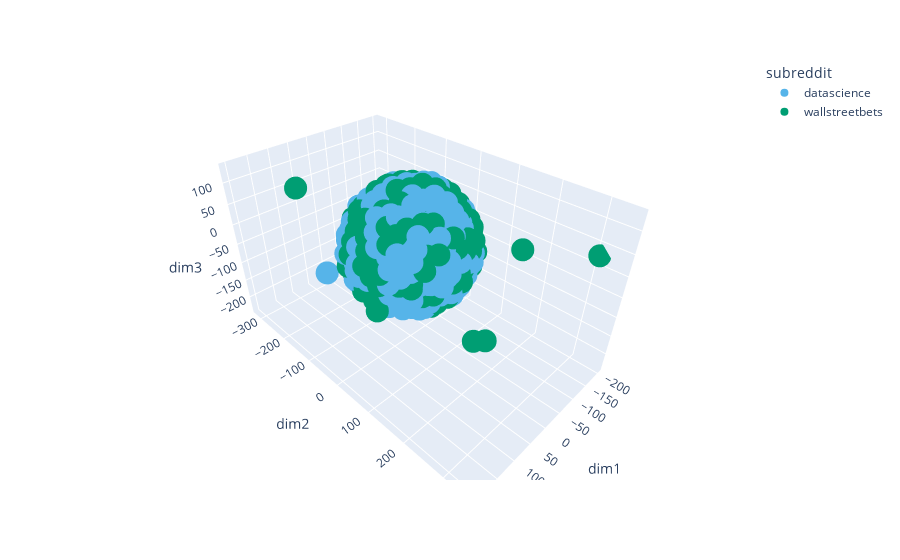

Here is the notebook cell this chart was saved with:
### Markdown cell above
This is the same person.

### Code cell
tsne_viz_index(df2, 4, stop='english')

### Figure 1 — Plotly figure (JSON) as saved in the notebook; plotly's stock layout.template omitted (floating-point values rounded to 4 significant figures; data arrays with more than 128 entries replaced by an {"elided": "..."} marker saying what was removed)
{"data": [{"customdata": {"elided": "859x1 int values"}, "hovertemplate": "subreddit=datascience<br>dim1=%{x}<br>dim2=%{y}<br>dim3=%{z}<br>index=%{customdata[0]}<extra></extra>", "legendgroup": "datascience", "marker": {"color": "#56B4E9", "symbol": "circle"}, "mode": "markers", "name": "datascience", "scene": "scene", "showlegend": true, "type": "scatter3d", "x": {"elided": "859 float values"}, "y": {"elided": "859 float values"}, "z": {"elided": "859 float values"}}, {"customdata": {"elided": "733x1 int values"}, "hovertemplate": "subreddit=wallstreetbets<br>dim1=%{x}<br>dim2=%{y}<br>dim3=%{z}<br>index=%{customdata[0]}<extra></extra>", "legendgroup": "wallstreetbets", "marker": {"color": "#009E73", "symbol": "circle"}, "mode": "markers", "name": "wallstreetbets", "scene": "scene", "showlegend": true, "type": "scatter3d", "x": {"elided": "733 float values"}, "y": {"elided": "733 float values"}, "z": {"elided": "733 float values"}}], "layout": {"legend": {"title": {"text": "subreddit"}, "tracegroupgap": 0}, "margin": {"t": 60}, "scene": {"domain": {"x": [0, 1], "y": [0, 1]}, "xaxis": {"title": {"text": "dim1"}}, "yaxis": {"title": {"text": "dim2"}}, "zaxis": {"title": {"text": "dim3"}}}}}
